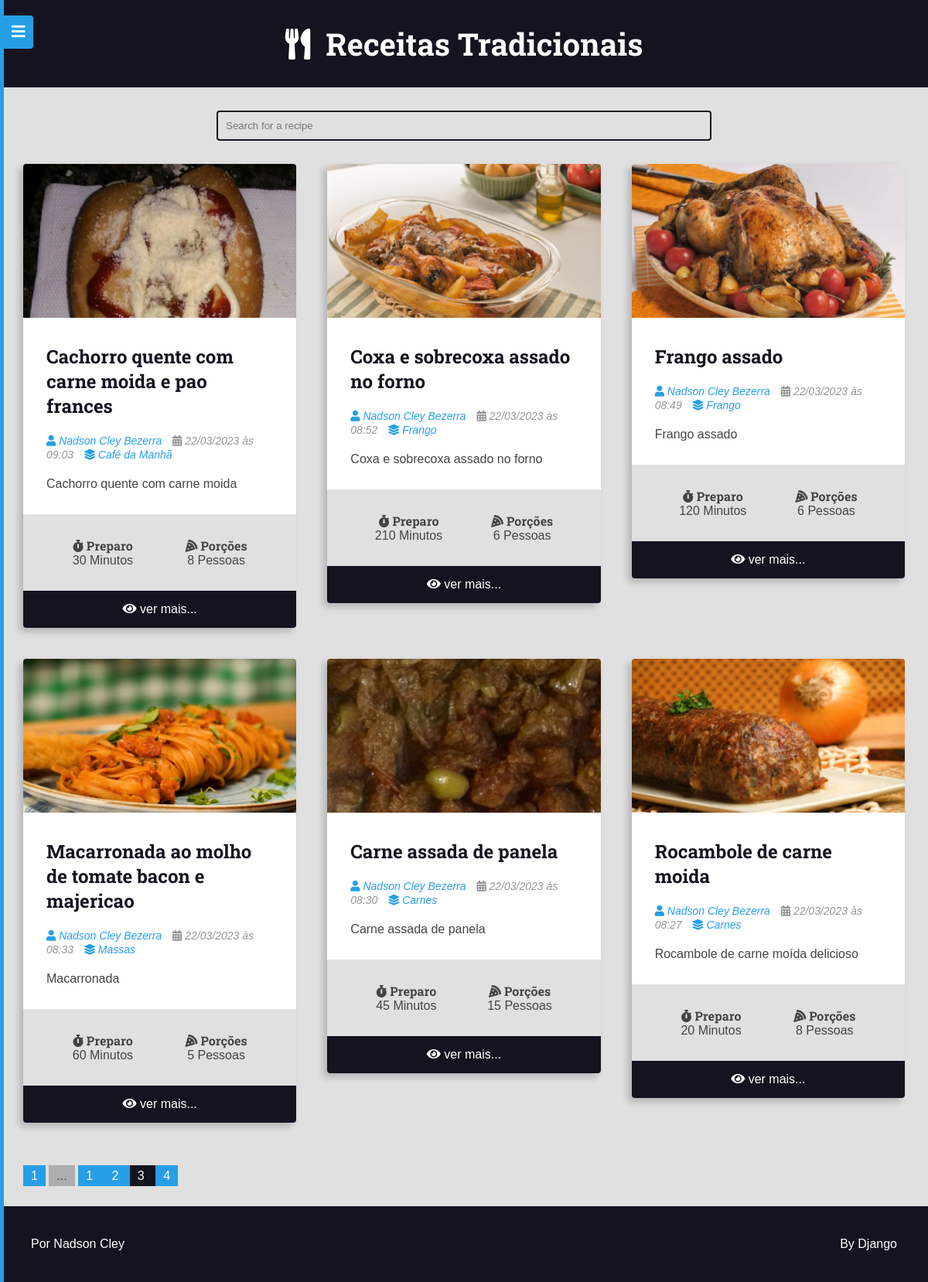
/?page=3, run on the app's committed database.
### recipes/models.py (models this page shows, shortened)
class Recipe(models.Model):
    objects = RecipeManager()
    title = models.CharField(max_length=65)
    description = models.CharField(max_length=165)
    slug = models.SlugField(unique=True)
    preparation_time = models.IntegerField()
    preparation_time_unit = models.CharField(max_length=65)
    servings = models.IntegerField()
    servings_unit = models.CharField(max_length=65)
    preparation_steps = models.TextField()
    preparation_steps_is_html = models.BooleanField(default=False)
    created_at = models.DateTimeField(auto_now_add=True)
    updated_at = models.DateTimeField(auto_now=True)
    is_published = models.BooleanField(default=False)
    cover = models.ImageField(
        upload_to="recipes/covers/%Y/%m/%d/", blank=True, default=""
    )
    category = models.ForeignKey(
        Category,
        on_delete=models.SET_NULL,
        null=True,
        blank=True,
        default=None,
    )
    author = models.ForeignKey(User, on_delete=models.SET_NULL, null=True)
    tags = models.ManyToManyField(Tag, blank=True, default="")
    def get_absolute_url(self):
        return reverse("recipes:recipe", args=(self.id,))

class Category(models.Model):
    name = models.CharField(max_length=65)

### recipes/views.py (the view)
# urls.py: path("", views.RecipeListViewHome.as_view(), name="home"),
class RecipeListViewHome(RecipeListViewBase):
    template_name = "recipes/pages/home.html"

### recipes/views.py (called while the page is built)
    def get_queryset(self, *args, **kwargs):
        qs = super().get_queryset(*args, **kwargs)
        qs = qs.filter(
            is_published=True,
        )
        qs = qs.select_related("author", "category", "author__profile")
        qs = qs.prefetch_related("tags")
        return qs

    def get_context_data(self, *args, **kwargs):
        ctx = super().get_context_data(*args, **kwargs)
        page_obj, pagination_range = make_pagination(
            self.request, ctx.get("recipes"), PER_PAGE
        )
        ctx.update({"recipes": page_obj, "pagination_range": pagination_range})
        return ctx

### utils/pagination.py (called while the page is built)
def make_pagination(request, queryset, per_page, qty_pages=4):
    try:
        current_page = int(request.GET.get('page', 1))
    except ValueError:
        current_page = 1
    paginator = Paginator(queryset, per_page)
    page_obj = paginator.get_page(current_page)
    pagination_range = make_pagination_range(
        paginator.page_range,
        qty_pages,
        current_page
    )
    return page_obj, pagination_range

### recipes/templates/recipes/pages/home.html (shortened to what this page needs)
{% extends 'global/base.html' %}
{% block content %}
<div class="main-content main-content-list container">
{% for recipe in recipes %}
    {% include 'recipes/partials/recipe.html' %}
    {% empty %}
    <div class="center m-y">
        <h1>No recipes found here</h1>
    </div>
{% endfor %}
</div>
{% endblock content %}

### recipes/templates/recipes/partials/recipe.html (shortened to what this page needs)
<div class="recipe recipe-list-item">
    {% if recipe.cover %}
        <div class="recipe-cover">
            <a href="{{ recipe.get_absolute_url }}">
                <img src="{{ recipe.cover.url }}" alt="Temporário">
            </a>
        </div>
    {% endif %}
    <div class="recipe-title-container">
        <h2 class="recipe-title">
            <a href="{{ recipe.get_absolute_url }}">
                {{ recipe.title }}
            </a>
        </h2>
    </div>
    <div class="recipe-author">
        {% if recipe.author is not None %}
            <span class="recipe-author-item">
                {% if recipe.author.profile %}
                    <a href="{% url 'authors:profile' recipe.author.profile.id %}">
                {% endif %}
                <i class="fas fa-user"></i>
                {% if recipe.author.first_name %}
                    {{ recipe.author.first_name }} {{ recipe.author.last_name }}
                {% else %}
                    {{ recipe.author.username }}
                {% endif %}
                {% if recipe.author.profile %}
                    </a>
                {% endif %}
            </span>
        {% endif %}
        <span class="recipe-author-item">
            <i class="fas fa-calendar-alt"></i>
            {{ recipe.created_at|date:"d/m/Y" }} às {{ recipe.created_at|date:"H:i" }}
        </span>
        {% if recipe.category is not None %}
            <span class="recipe-author-item">
                <a href="{% url 'recipes:category' recipe.category.id %}">
                    <i class="fas fa-layer-group"></i>
                    <span>{{ recipe.category.name }}</span>
                </a>
            </span>
        {% endif %}
    </div>
    <div class="recipe-content">
        <p>{{ recipe.description }}</p>
    </div>
    <div class="recipe-meta-container">
        <div class="recipe-meta recipe-preparation">
            <h3 class="recipe-meta-title"><i class="fas fa-stopwatch"></i> Preparo</h3>
            <div class="recipe-meta-text">
                {{ recipe.preparation_time }} {{ recipe.preparation_time_unit }}
            </div>
        </div>
        <div class="recipe-meta recipe-servings">
            <h3 class="recipe-meta-title"><i class="fas fa-pizza-slice"></i> Porções</h3>
            <div class="recipe-meta-text">
                {{ recipe.servings }} {{ recipe.servings_unit }}
            </div>
        </div>
    </div>
    {% if is_detail_page is not True %}
        <footer class="recipe-footer">
            <a class="recipe-read-more button button-dark button-full-width" href="{% url 'recipes:recipe' recipe.id %}">
                <i class="fas fa-eye"></i>
                <span>ver mais...</span>
            </a>
        </footer>
    {% endif %}
</div>

### base_static/global/css/styles.css (style rules this page uses)
:root { --color-primary: #269fe6; --color-primary-hover: #2086c2; --color-primary-dark: #13141f; --color-primary-dark-hover: #212336; --color-primary-light: #d4ecfa; --color-primary-light-hover: #bdd8e7; --color-white: #fff; --color-black: #000; --color-dark-text: #444; --color-info-light: #cce5ff; --color-debug-light: #cce5ff; --color-success-light: #d4edda; --color-alert-light: #fff3cd; --color-warning-light: #fff3cd; --color-error-light: #f8d7da; --color-info-dark: #4d86c4; --color-debug-dark: #4d86c4; --color-success-dark: #4a9c5d; --color-alert-dark: #927f40; --color-warning-dark: #927f40; --color-error-dark: #da525d; --color-gray-0: #f9f9f9; --color-gray-1: #e0e0e0; --color-gray-2: #c7c7c7; --color-gray-3: #aeaeae; --color-gray-4: #959595; --color-gray-5: #7d7d7d; --color-gray-6: #646464; --color-gray-7: #4b4b4b; --color-gray-8: #323232; --color-gray-9: #191919; --font-primary: sans-serif; --font-headings: 'Roboto Slab', serif; --spacing-gutter-medium: 3rem; --spacing-gutter-large: 4rem; }
* { padding: 0; margin: 0; box-sizing: border-box; }
html { font-size: 62.5%; }
body { font-size: 1.6rem; font-family: var(--font-primary); background: var(--color-gray-1); color: var(--color-dark-text); }
h1, h2, h3, h4, h5, h6 { font-family: var(--font-headings); }
img { max-width: 100%; }
a { color: var(--color-primary); text-decoration: none; }
.container { max-width: 144rem; margin: 0 auto; padding: var(--spacing-gutter-medium); }
.main-content { padding-top: 0; }
.main-content-list { display: grid; grid-template-columns: repeat(auto-fit, minmax(340px, 1fr)); gap: var(--spacing-gutter-large); }
.recipe { background: var(--color-white); box-shadow: -5px 5px 10px rgba(0, 0, 0, 0.2); transform: scale(1); transition: all 300ms ease-in-out; border-radius: 0.4rem; overflow: hidden; }
.recipe img { max-width: 100%; }
.recipe-list-item { max-width: 64rem; height: fit-content; }
.recipe-title-container { padding: var(--spacing-gutter-medium); padding-bottom: 2rem; }
.recipe-title-container a { text-decoration: none; color: var(--color-primary-dark); }
.recipe-author { padding: 0 var(--spacing-gutter-medium); }
.recipe-content { padding: var(--spacing-gutter-medium); padding-top: 2rem; }
.recipe-author-item { color: var(--color-gray-4); margin-right: 1rem; font-style: italic; font-size: 1.4rem; }
.recipe-author a { color: var(--color-primary); transition: all 300ms ease-in-out; text-decoration: none; }
.recipe-meta-container { display: flex; flex-flow: row wrap; padding: var(--spacing-gutter-medium); background: var(--color-gray-1); }
.recipe-meta { display: flex; flex-flow: column nowrap; flex-shrink: 1; flex-grow: 1; text-align: center; }
.recipe-meta-title { font-size: 1.6rem; }
.recipe-footer a { background: var(--color-primary-dark); display: block; color: var(--color-white); text-decoration: none; text-align: center; padding: 1.5rem var(--spacing-gutter-medium); transition: all 300ms ease-in-out; }

### data on the page
Recipe: cover (picture), title "Cachorro quente com carne moida e pao frances", author.first_name "Nadson Cley", author.last_name "Bezerra", created_at "22/03/2023", created_at "09:03", category.name "Café da Manhã", description "Cachorro quente com carne moida", preparation_time "30", preparation_time_unit "Minutos", servings "8", servings_unit "Pessoas"
Recipe: cover (picture), title "Coxa e sobrecoxa assado no forno", author.first_name "Nadson Cley", author.last_name "Bezerra", created_at "22/03/2023", created_at "08:52", category.name "Frango", description "Coxa e sobrecoxa assado no forno", preparation_time "210", preparation_time_unit "Minutos", servings "6", servings_unit "Pessoas"
Recipe: cover (picture), title "Frango assado", author.first_name "Nadson Cley", author.last_name "Bezerra", created_at "22/03/2023", created_at "08:49", category.name "Frango", description "Frango assado", preparation_time "120", preparation_time_unit "Minutos", servings "6", servings_unit "Pessoas"
Recipe: cover (picture), title "Macarronada ao molho de tomate bacon e majericao", author.first_name "Nadson Cley", author.last_name "Bezerra", created_at "22/03/2023", created_at "08:33", category.name "Massas", description "Macarronada", preparation_time "60", preparation_time_unit "Minutos", servings "5", servings_unit "Pessoas"
Recipe: cover (picture), title "Carne assada de panela", author.first_name "Nadson Cley", author.last_name "Bezerra", created_at "22/03/2023", created_at "08:30", category.name "Carnes", description "Carne assada de panela", preparation_time "45", preparation_time_unit "Minutos", servings "15", servings_unit "Pessoas"
Recipe: cover (picture), title "Rocambole de carne moida", author.first_name "Nadson Cley", author.last_name "Bezerra", created_at "22/03/2023", created_at "08:27", category.name "Carnes", description "Rocambole de carne moída delicioso", preparation_time "20", preparation_time_unit "Minutos", servings "8", servings_unit "Pessoas"

### other printed values
{{ page }} "1" "2" "4"
{{ page }} "3"
